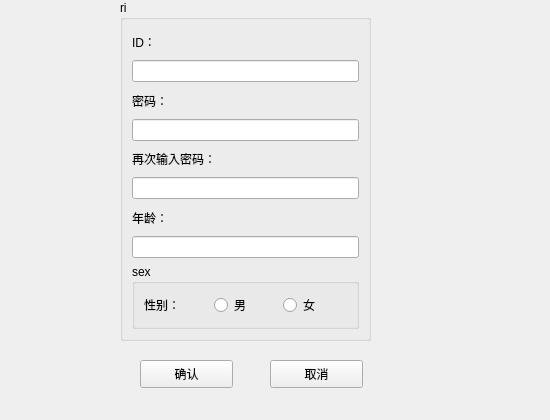
<?xml version="1.0" encoding="UTF-8"?>
<ui version="4.0">
 <class>registered</class>
 <widget class="QWidget" name="registered">
  <property name="geometry">
   <rect>
    <x>0</x>
    <y>0</y>
    <width>550</width>
    <height>420</height>
   </rect>
  </property>
  <property name="minimumSize">
   <size>
    <width>550</width>
    <height>420</height>
   </size>
  </property>
  <property name="maximumSize">
   <size>
    <width>550</width>
    <height>420</height>
   </size>
  </property>
  <property name="windowTitle">
   <string>Form</string>
  </property>
  <widget class="QPushButton" name="pBt_ok">
   <property name="geometry">
    <rect>
     <x>140</x>
     <y>360</y>
     <width>93</width>
     <height>28</height>
    </rect>
   </property>
   <property name="text">
    <string>确认</string>
   </property>
  </widget>
  <widget class="QPushButton" name="pushButton_2">
   <property name="geometry">
    <rect>
     <x>270</x>
     <y>360</y>
     <width>93</width>
     <height>28</height>
    </rect>
   </property>
   <property name="text">
    <string>取消</string>
   </property>
  </widget>
  <widget class="QGroupBox" name="groupBox_2">
   <property name="geometry">
    <rect>
     <x>120</x>
     <y>0</y>
     <width>251</width>
     <height>341</height>
    </rect>
   </property>
   <property name="title">
    <string>ri</string>
   </property>
   <layout class="QGridLayout" name="gridLayout">
    <item row="12" column="0">
     <widget class="QLineEdit" name="LE_age"/>
    </item>
    <item row="7" column="0">
     <widget class="QLineEdit" name="LE_pw">
      <property name="echoMode">
       <enum>QLineEdit::Password</enum>
      </property>
     </widget>
    </item>
    <item row="4" column="0">
     <widget class="QLineEdit" name="LE_rpw">
      <property name="echoMode">
       <enum>QLineEdit::Password</enum>
      </property>
     </widget>
    </item>
    <item row="10" column="0">
     <widget class="QLineEdit" name="LE_id"/>
    </item>
    <item row="11" column="0">
     <widget class="QLabel" name="label_age">
      <property name="text">
       <string>年龄：</string>
      </property>
     </widget>
    </item>
    <item row="3" column="0">
     <widget class="QLabel" name="label_id">
      <property name="text">
       <string>ID：</string>
      </property>
     </widget>
    </item>
    <item row="6" column="0">
     <widget class="QLabel" name="label_pw">
      <property name="text">
       <string>密码：</string>
      </property>
     </widget>
    </item>
    <item row="9" column="0">
     <widget class="QLabel" name="label_rpw">
      <property name="text">
       <string>再次输入密码：</string>
      </property>
     </widget>
    </item>
    <item row="13" column="0">
     <widget class="QGroupBox" name="groupBox">
      <property name="title">
       <string>sex</string>
      </property>
      <layout class="QHBoxLayout" name="horizontalLayout">
       <item>
        <widget class="QLabel" name="label_sex">
         <property name="text">
          <string>性别：</string>
         </property>
        </widget>
       </item>
       <item>
        <widget class="QRadioButton" name="rbt_man">
         <property name="text">
          <string>男</string>
         </property>
        </widget>
       </item>
       <item>
        <widget class="QRadioButton" name="rbt_woman">
         <property name="text">
          <string>女</string>
         </property>
        </widget>
       </item>
      </layout>
     </widget>
    </item>
   </layout>
  </widget>
 </widget>
 <resources/>
 <connections/>
</ui>
